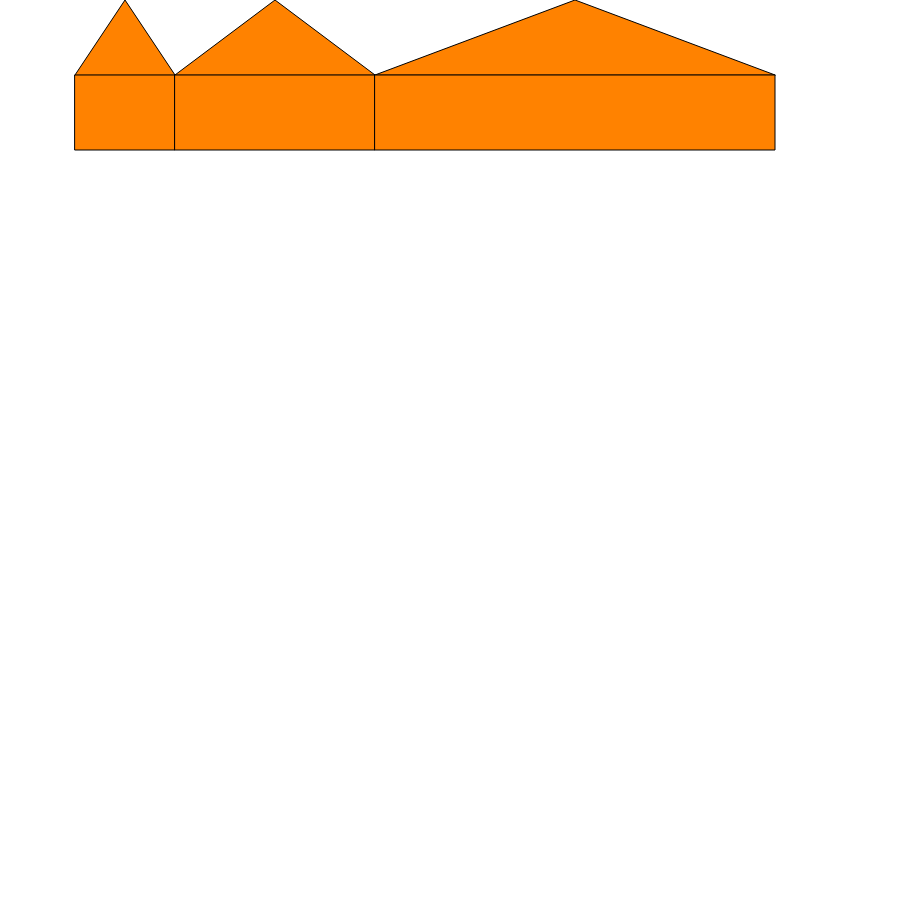
Frame 1 (no input)
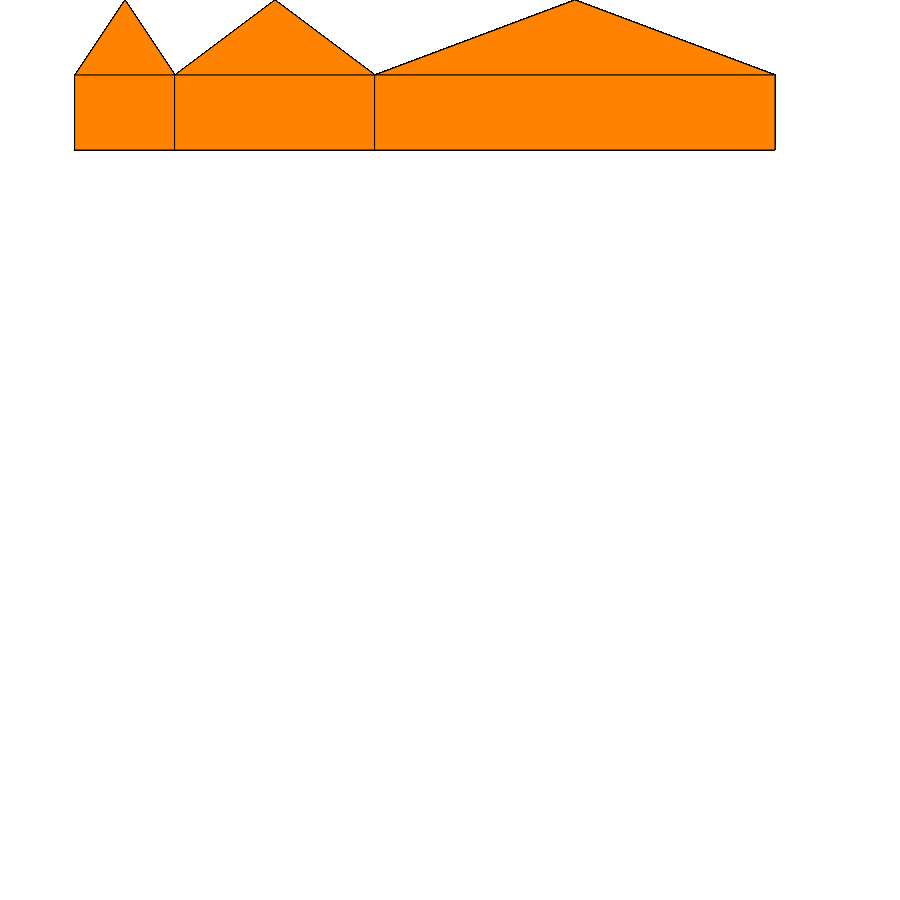
Frame 60 (no input)
Frame 120 (the mouse pressed at the canvas centre since frame 60): identical to frame 60, image omitted

The p5.js sketch that drew these frames (run headless with seeded random() and noise() and a simulated clock; from frame 60 on, the mouse is pressed at the canvas centre):

// p5.js sketch
// ── sketch.js
//this draws the canvas 
function setup() {
  createCanvas(900, 900)
  background(255)
}
var width;
var height;
var x;
var y;
//this draws the shape
function draw() {
  fill(255, 130, 0)
  stroke(0)
 // triangle(0, 30, 40, 0, 80, 30)
 // square(5,  30, 70)
 x = 75,
 y = 75,
 width = 100,
 height = 150
 house(x, y, width, height)
 house(x+width*1, y, width*2, height)
 house(x + 2*width*1.5, y, width*4, height)
}
//creates the shape using the parameters x, y and size, the parameter size is both width and height so that it draws a square
function square(x, y, size) {
  rect(x, y, size, size)
}

function roof(x, y, width, height) {
  triangle(x, y, x + width/2, y - height, x + width, y)
}

function house(x, y, width, height) {
  roof(x, y, width, height/2)
  rect(x, y, width, height/2)
}
